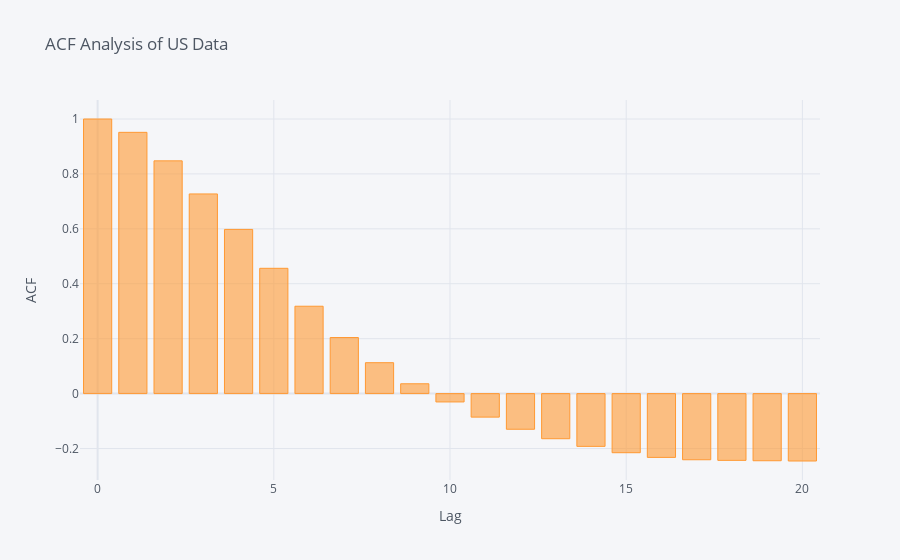

Notebook code cell kept with this figure:
### Code cell
lag_acf = acf(US_df['value'], nlags = 20) # Use of acf function and converting to series
lag_acf_series = pd.Series(lag_acf)
lag_acf_series.iplot(kind = "bar", yTitle = "ACF", xTitle = "Lag", title = "ACF Analysis of US Data")
# At lag 9 is when ACF is closest to 0, will use q value of 9 for ARIMA model

### Figure 1 — Plotly figure (JSON) as saved in the notebook; plotly's stock layout.template omitted (floating-point values rounded to 4 significant figures)
{"data": [{"marker": {"color": "rgba(255, 153, 51, 0.6)", "line": {"color": "rgba(255, 153, 51, 1.0)", "width": 1}}, "name": "None", "orientation": "v", "text": "", "type": "bar", "x": [0, 1, 2, 3, 4, 5, 6, 7, 8, 9, 10, 11, 12, 13, 14, 15, 16, 17, 18, 19, 20], "y": [1, 0.9515, 0.8476, 0.727, 0.5979, 0.4563, 0.3182, 0.2042, 0.1125, 0.03575, -0.03037, -0.08566, -0.1298, -0.1644, -0.1922, -0.2153, -0.2323, -0.2409, -0.2431, -0.2445, -0.2455]}], "layout": {"legend": {"bgcolor": "#F5F6F9", "font": {"color": "#4D5663"}}, "paper_bgcolor": "#F5F6F9", "plot_bgcolor": "#F5F6F9", "title": {"font": {"color": "#4D5663"}, "text": "ACF Analysis of US Data"}, "xaxis": {"gridcolor": "#E1E5ED", "showgrid": true, "tickfont": {"color": "#4D5663"}, "title": {"font": {"color": "#4D5663"}, "text": "Lag"}, "zerolinecolor": "#E1E5ED"}, "yaxis": {"gridcolor": "#E1E5ED", "showgrid": true, "tickfont": {"color": "#4D5663"}, "title": {"font": {"color": "#4D5663"}, "text": "ACF"}, "zerolinecolor": "#E1E5ED"}}}
